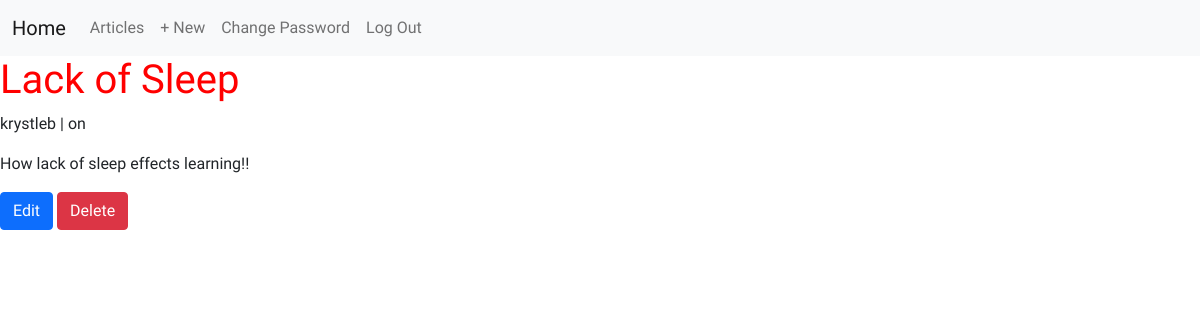
The app's page /articles/2/ (signed in) with its own data.
### articles/models.py (models this page shows, shortened)
class Article(models.Model):
    title = models.CharField(max_length=225)
    body = models.TextField()
    creation = models.DateTimeField(auto_now_add=True)
    author = models.ForeignKey(get_user_model(), on_delete=models.CASCADE)

### accounts/models.py (models this page shows)
class CustomUser(AbstractUser):
    role = models.CharField(max_length=255)
    department = models.CharField(max_length=255)

### articles/views.py (the view)
# urls.py: path("<int:pk>/", ArticleDetailView.as_view(), name="article_detail"),
class ArticleDetailView(LoginRequiredMixin, DetailView):
    model = Article
    template_name = "article_detail.html"

### templates/article_detail.html (shortened to what this page needs)
{% extends 'base.html' %}
{% block content %}
    <div>
        <h1>{{ article.title }}</h1>
        <p>{{ article.author }} | on {{article.created_at}}</p>
        <p>{{ article.body }}</p>
        <a href="{% url 'article_edit' article.id %}" class="btn btn-primary">Edit</a>
        <a href="{% url 'article_detail' article.id %}" class="btn btn-danger">Delete</a>
    </div>
{% endblock content %}

### static/css/base.css (style rules this page uses)
body { font-family: 'Fuzzy Bubbles', cursive; }
h1 { color: red; }

### records on screen
Article: title "Lack of Sleep", author "krystleb", body "How lack of sleep effects learning!!"
